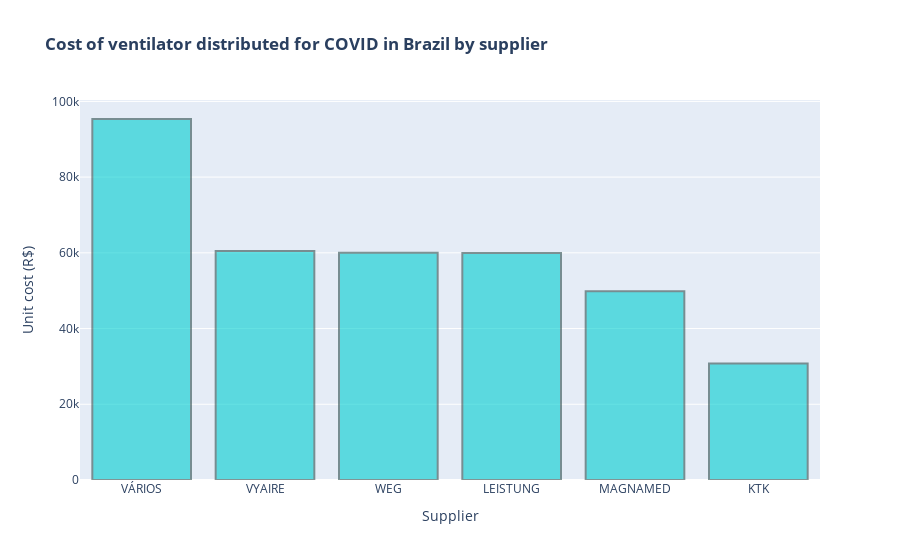

Notebook code for this chart:
### Code cell
data = [go.Bar(x=dfgrouped_f2['SUPPLIER'], y=dfgrouped_f2['UNIT_COST'], marker = {'color': 'darkturquoise','line': {'color': 'darkslategrey','width': 2}}, opacity= 0.6)]

config_lay = go.Layout(title='<b>Cost of ventilator distributed for COVID in Brazil by supplier</b>',yaxis={'title':'Unit cost (R$)'},
                                 xaxis={'title':'Supplier'})
fig8 = go.Figure(data=data, layout=config_lay)

py.iplot(fig8)

### Figure 1 — Plotly figure (JSON) as saved in the notebook; plotly's stock layout.template omitted (floating-point values rounded to 4 significant figures)
{"data": [{"marker": {"color": "darkturquoise", "line": {"color": "darkslategrey", "width": 2}}, "opacity": 0.6, "type": "bar", "x": ["VÁRIOS", "VYAIRE", "WEG", "LEISTUNG", "MAGNAMED", "KTK"], "y": [95350.0, 60500.0, 60000, 59930.0, 49840.0, 30750.0]}], "layout": {"title": {"text": "<b>Cost of ventilator distributed for COVID in Brazil by supplier</b>"}, "xaxis": {"title": {"text": "Supplier"}}, "yaxis": {"title": {"text": "Unit cost (R$)"}}}}
